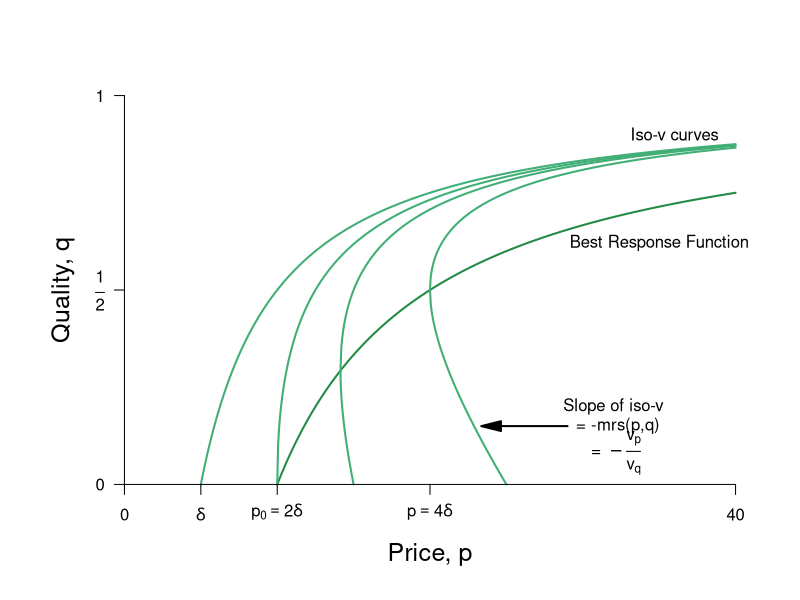

R code for this plot:
require(ggplot2)
require(shape)
pdf(file = "information_power/fig4_nolabels_brf.pdf", width = 9, height = 7)

#Set parameters for graphics
axislabelsize <- 1.5
segmentlinewidth <- 1.5
graphlinewidth <- 2

COL <- c("#7fc97f", "#beaed4", "#fdc086", "#ffff99", "#386cb0", "#f0027f", "#bf5b17", "#666666")
COLA <- c("#e0f3db", "#99d8c9","#66c2a4","#41ae76", "#238b45", "#005824")
COLB <- c("#c6dbef", "#4eb3d3", "#2b8cbe", "#0868ac","#084081")
COLC <- c("#fcfbfd", "#efedf5", "#dadaeb", "#bcbddc", "#9e9ac8", "#807dba", "#6a51a3", "#54278f", "#3f007d")


#The equation is below when v = 0. See Wolfram Alpha output. 
isov <- function(p, delta = 5) {
  (p - delta)/p
}

isovhigh1 <- function(p, delta = 5, v = 5){
  (sqrt(p^2 - 4 * delta * v) - p + 2*v)/( 2 * v )
}

isovlow1 <- function(p, delta = 5, v = 5){
  (-sqrt(p^2 - 4 * delta * v) - p + 2*v)/( 2 * v )
}

isovhigh2 <- function(p, delta = 5, v = 10){
  (sqrt(p^2 - 4 * delta * v) - p + 2*v)/( 2 * v )
}

isovlow2 <- function(p, delta = 5, v = 10){
  (-sqrt(p^2 - 4 * delta * v) - p + 2*v)/( 2 * v )
}

isovhigh3 <- function(p, delta = 5, v = 15){
  (sqrt(p^2 - 4 * delta * v) - p + 2*v)/( 2 * v )
}

isovlow3 <- function(p, delta = 5, v = 15){
  (-sqrt(p^2 - 4 * delta * v) - p + 2*v)/( 2 * v )
}

brfFn <- function(p, delta = 5) {
  1 - (2*delta) /p
}

#This is evaluated for p = 12; q = 12/(8*sqrt(12^2 - 4*delta1*v1)) - 1/8 for the slope
#At p = 12; q = (-sqrt(12^2 - 4*v1*delta1) - 12 + 2*v1)/(2*v1) = 0.799
tangencyLine <- function(p){
  (p*(0.05))
}



#COL <- c("#bae4b3", "#74c476", "#238b45")
#COL <- c("#f7fcf0", "#e0f3db", "#ccebc5", "#a8ddb5", "#7bccc4", "#4eb3d3", "#2b8cbe", "#08589e")
COL <- c("#f7fcf5", "#e5f5e0", "#c7e9c0", "#a1d99b", "#74c476", "#41ab5d", "#238b45", "#005a32")
par(mar =  c(5, 5, 4, 2))
xlims <- c(0, 40)
ylims <- c(0, 1)

plot(0, 0, xlim = xlims, ylim = ylims, type = "n",
     xlab = "",
     ylab = "",
     xaxt = "n", yaxt = "n", cex.lab = axislabelsize, bty = "n")

mtext(expression(paste("Price, ", p)), side=1, line = 2.5, cex = axislabelsize)
text(-4, ylims[2] - 0.5*(ylims[2] - ylims[1]), expression(paste("Quality, ", q)), xpd = TRUE, cex = axislabelsize, srt = 90) 


npts <- 500 
npts2 <- 501
#Specify the sequences of points for graphing. 
xx0 <- seq(5, xlims[2], length.out = npts)
xx1 <- seq(10, xlims[2], length.out = npts)
xx2 <- seq(xlims[1], 15, length.out = npts)
xx3 <- seq(10, xlims[2], length.out = npts2)
xx4 <- seq(xlims[1], 10, length.out = npts2)
#For below, I solved sqrt(p^2 - 200) - p + 200/p = 0, getting p = 10*sqrt(2) = 14.14214
xx5 <- seq(14.14214, xlims[2], length.out = npts2)
xx6 <- seq(14.14214, 15, length.out = npts2)
xx7 <- seq(20, xlims[2], length.out = npts2)
xx8 <- seq(xlims[1], 25, length.out = npts2)

#Draw the lines for the graphs
lines(xx0, isov(xx0, delta = 5), col = COLA[4], lwd = graphlinewidth)
lines(xx1, brfFn(xx1), col = COLA[5], lwd = graphlinewidth)
#lines(xx2, tangencyLine(xx2), col = "darkgrey", lwd = segmentlinewidth, lty = 2)
lines(xx3, isovhigh1(xx3, v = 5, delta = 5), col = COLA[4], lwd = graphlinewidth)
lines(xx4, isovlow1(xx4, v = 5, delta = 5), col = COLA[4], lwd = graphlinewidth)
lines(xx5, isovhigh2(xx5, v = 10, delta = 5), col = COLA[4], lwd = graphlinewidth)
lines(xx6, isovlow2(xx6, v = 10, delta = 5), col = COLA[4], lwd = graphlinewidth)
lines(xx7, isovhigh3(xx7, v = 20, delta = 5), col = COLA[4], lwd = graphlinewidth)
lines(xx8, isovlow3(xx8, v = 20, delta = 5), col = COLA[4], lwd = graphlinewidth)

#Customize ticks and labels for the plot
ticksy <- c(0, 0.5, 1)
ylabels <- c(0, expression(paste(frac(1,2))), 1)
ticksx <- c(0, 5, 10, 20, 40)
xlabels <- c(0, expression(paste(delta)), expression(paste(p[0] == 2*delta)), expression(paste(p == 4*delta)) , 40)
axis(1, at = ticksx, pos = 0, labels = xlabels)
axis(2, at = ticksy, pos = 0, labels = ylabels, las = 1)

#Annotation of the three graphs and the NE
#text(5, 0.3, expression(paste("Iso-profit: ", frac(q, p) ," = ", frac(1, 8*delta))))
#text(35, 0.62, expression(paste("BRF: q = ", 1 - frac(2*delta, p))))
# text(3.9, 0.05, expression(paste(v[0],  " = z")))
# text(9.5, 0.05, expression(paste(v[1])))
# text(14, 0.05, expression(paste(v[2])))
# text(23.5, 0.05, expression(paste(v[3])))
#text(21, 0.48, expression(paste("a")))
text(35, 0.62, expression(paste("Best Response Function")))
text(36, 0.9, expression(paste("Iso-v curves")))

#Lines for the coordinates of the Nash equilbrium
#segments(5, 0, 5, 1, lty = 2, col = "darkgray", lwd = 3)
# segments(10, 0, 10, 1, lty = 2, col = "darkgray", lwd = segmentlinewidth)
# segments(20, 0, 20, 1, lty = 2, col = "darkgray", lwd = segmentlinewidth)
# segments(0, 0.5, 20, 0.5, lty = 2, col = "darkgray", lwd = segmentlinewidth)
# segments(14.14214, 0.15, 14.14214, 0.45, lty = 2, col = "darkgray", lwd = segmentlinewidth)

#Arrows and rent label
# Arrows(15, 0.8, 19.3, 0.8,  col = "black", lty = 1, lwd = 2, arr.type = "triangle")
# Arrows(15, 0.8, 10.8, 0.8,  col = "black", lty = 1, lwd = 2, arr.type = "triangle")
# text(14.8, 0.9, expression(paste("Rent at")))
# text(15, 0.85, expression(paste("point a.")))

#Arrows and slope of iso-v label
Arrows(29, 0.15, 24, 0.15,  col = "black", lty = 1, lwd = 2, arr.type = "triangle")
text(32, 0.2, expression(paste("Slope of iso-v")))
text(32.3, 0.15, expression(paste(" = -mrs(p,q) ")))
text(32, 0.08, expression(paste(" = " -frac(v[p], v[q]))))



#Add a point for the NE
# points(20, 0.5, pch = 16, col = "black", cex = 1.5)


#Add a point for b
# points(10, 0.5, pch = 16, col = "black", cex = 1.5)
# text(9.5, 0.53, expression(paste("b")))

#Add a point for c
#Figure out q for p = 14.14214: q = 1 - 2delta/p = 1 - (2*5)/14.14214 =  0.2928934
# points(14.14214, 0.2928934, pch = 16, col = "black", cex = 1.5)
# text(15, 0.2928934, expression(paste("c")))

#Add a point for f. referred to in the text
#points(12, 0.82, pch = 16, col = "black", cex = 1.2)
#text(12, 0.85, expression(paste("NE")))

#Arrow to Pareto-improving Lens
#Arrows(20, 0.8, 23.8, 0.68, col = "black", lty = 1, lwd = 3)
#text(20, 0.82, expression(paste("Pareto-Improving Lens")))

dev.off()
